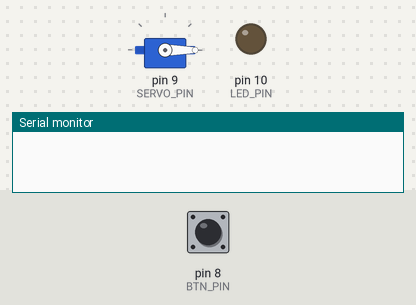
The sketch below on a simulated Arduino Uno, built with avr-gcc and run on an emulated ATmega328P. Parts: servo, output pins drawn as LEDs (lit = HIGH), the last lines printed to the serial monitor. The inputs (shaded band) are chosen by the test bench; at power-on: pin 8 (BTN_PIN) LOW.

Above: at 1.2 s.
1.3 s: pin 8 (BTN_PIN) pulled HIGH for 0.15 s
At 2.0 s:
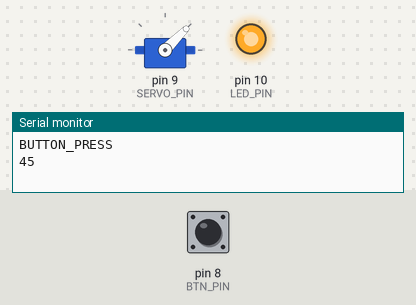
3.1 s: pin 8 (BTN_PIN) pulled HIGH for 1 s
At 4.5 s:
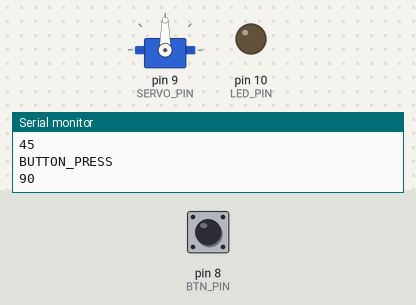
5.6 s: pin 8 (BTN_PIN) pulled HIGH for 0.15 s
At 6.5 s:
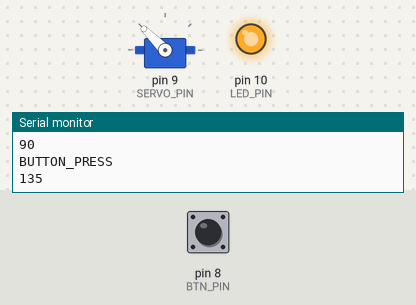
7.4 s: pin 8 (BTN_PIN) pulled HIGH for 3.2 s
At 8.9 s:
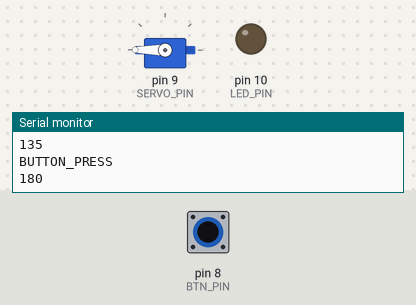
Timing chart, 0 to 10.4 s (numbered marks = the images above; inputs shaded):
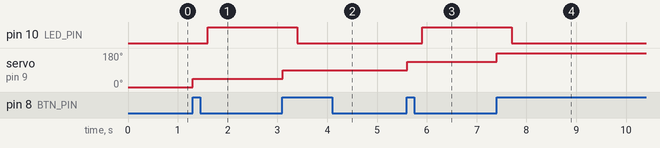

Measured:
- after the input at 1.3 s, pin 10 (LED_PIN): LOW → HIGH after 0.30 s; servo on pin 9 (SERVO_PIN): 0° → 45° at once
- after the input at 3.1 s, pin 10 (LED_PIN): HIGH → LOW after 0.30 s; servo on pin 9 (SERVO_PIN): 45° → 90° at once
- after the input at 5.6 s, pin 10 (LED_PIN): LOW → HIGH after 0.30 s; servo on pin 9 (SERVO_PIN): 90° → 135° at once
- after the input at 7.4 s, pin 10 (LED_PIN): HIGH → LOW after 0.30 s; servo on pin 9 (SERVO_PIN): 135° → 180° at once

The sketch:

arduino_script.ino
```cpp
#include <Servo.h>

Servo myServo;

int BTN_PIN = 8;
int SERVO_PIN = 9;
int LED_PIN = 10;

// servo vars
int servoAngle = 0;
int servoAngleInc = 45;
int servoDirection = 0;

// btn vars
int btnState;
int lastBtnState = LOW;

// led vars
int nxtLEDState = HIGH;

void rotateServo() {
  if (servoAngle >= 180) {
    servoDirection = 1;
  } else if (servoAngle <= 0) {
    servoDirection = 0;
  }

  if (servoDirection == 0) {
    servoAngle += servoAngleInc;
  } else {
    servoAngle -= servoAngleInc;
  }
  myServo.write(servoAngle);  // Move the servo to the new angle
  delay(300);                 // Delay to debounce the button (prevents multiple triggers)
}

void toggleLED() {
  digitalWrite(LED_PIN, nxtLEDState);
  if(nxtLEDState == HIGH) {
    nxtLEDState = LOW;
  } else {
    nxtLEDState = HIGH;
  }
}

void setup() {
  Serial.begin(9600);
  // button
  pinMode(BTN_PIN, INPUT);
  // servo
  myServo.attach(SERVO_PIN);
  myServo.write(servoAngle);
  // led
  pinMode(LED_PIN, OUTPUT);
}

void loop() {
  btnState = digitalRead(BTN_PIN);


  // Check if the button state has changed
  if (btnState == HIGH && lastBtnState == LOW) {
    // Push message to serial port
    Serial.println("BUTTON_PRESS");

    // rotate servo
    rotateServo();
    Serial.println(servoAngle);

    toggleLED();
  }

  lastBtnState = btnState;
  delay(5);
}
```
